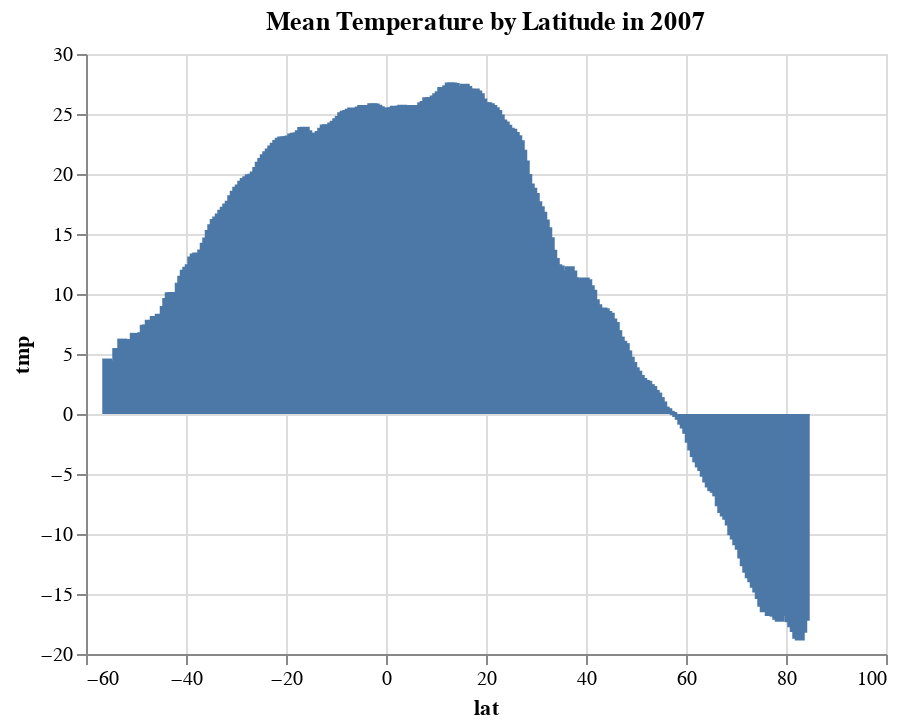

Notebook source saved alongside this figure:
### Code cell
data = temperature.sel(time="2007").tmp.mean(dim=["lon", "time"]).to_dataframe().dropna().reset_index()
alt.Chart(data, title="Mean Temperature by Latitude in 2007").mark_bar().encode(
    x="lat:Q",
    y="tmp:Q"
)

### Figure 1 — Vega-Lite specification as saved in the notebook (floating-point values rounded to 4 significant figures; data arrays with more than 128 entries replaced by an {"elided": "..."} marker saying what was removed)
{"$schema": "https://vega.github.io/schema/vega-lite/v2.4.3.json", "config": {"view": {"height": 300, "width": 400}}, "data": {"values": {"elided": "280 records"}}, "encoding": {"x": {"field": "lat", "type": "quantitative"}, "y": {"field": "tmp", "type": "quantitative"}}, "mark": "bar", "title": "Mean Temperature by Latitude in 2007"}
